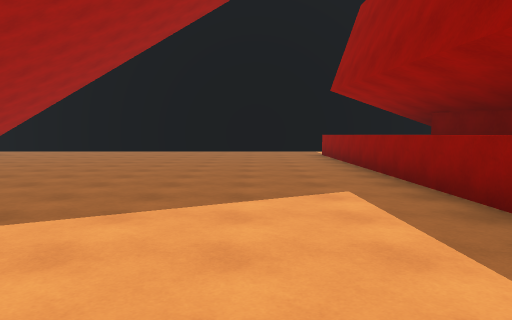
[1] (above)

24 first-person views from a walk through a scene from a Unity 3-D project. The camera is 1.4 m above the floor, tilts 4° down and sees 70° across. The floor is counted in squares, 2 m on a side. Each view is taken from the middle of a square. On the plan, view 1 faces up. The plan holds only what a view shows up to about 11 squares ahead; the rest is blank. The place goes on beyond the plan. Surface patterns are stand-ins for the level's own textures.

[2]
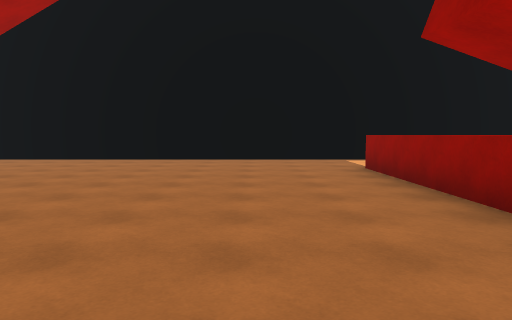

[3]
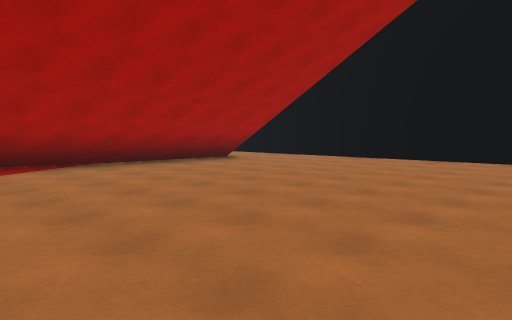

[4]
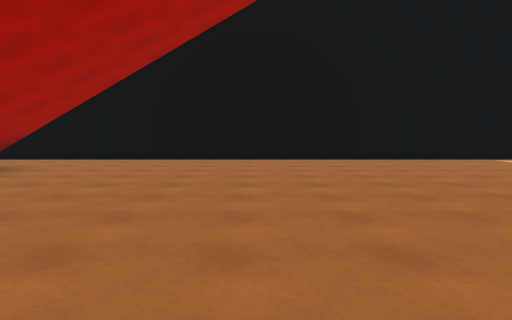

[5]
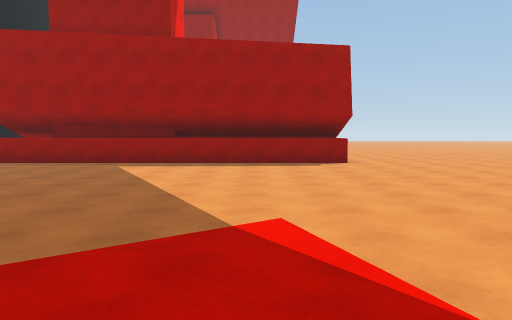

[6]
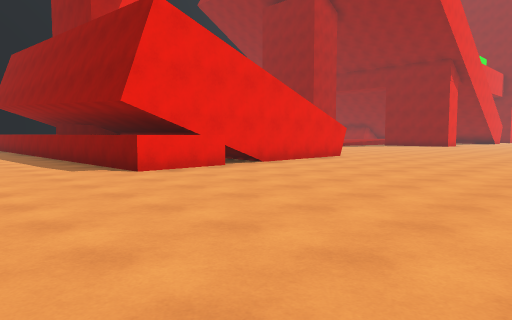

[7]
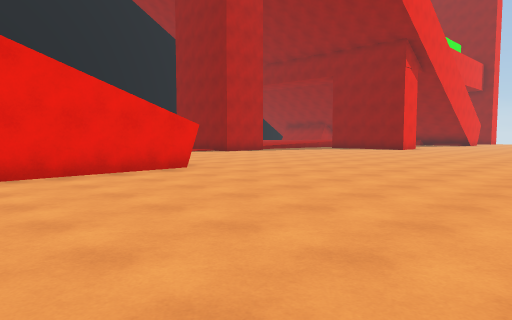

[8]
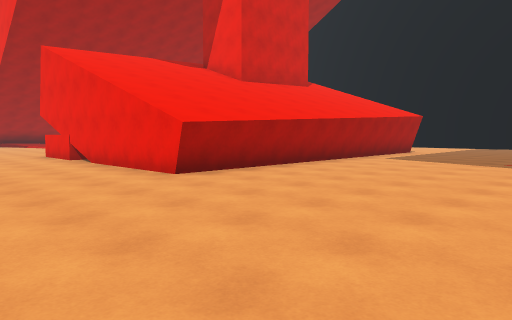

[9]
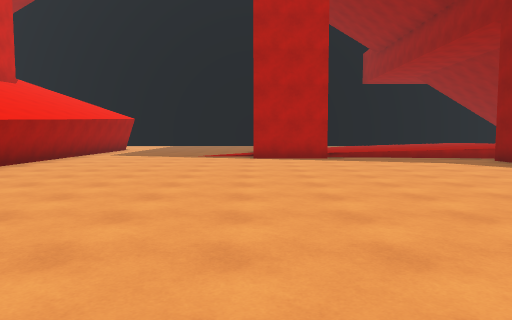

[10]
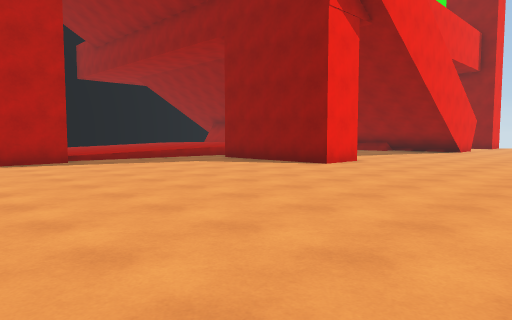

[11]
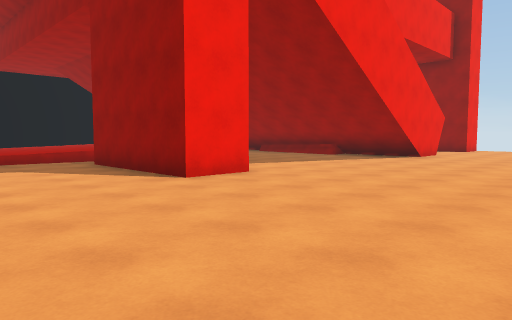

[12]
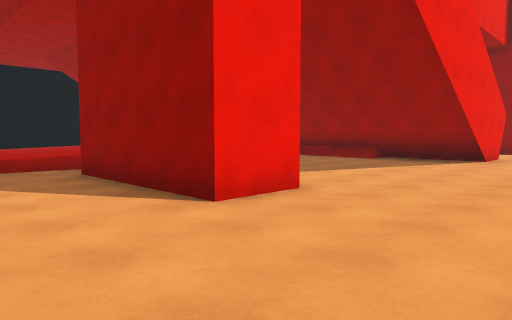

[13]
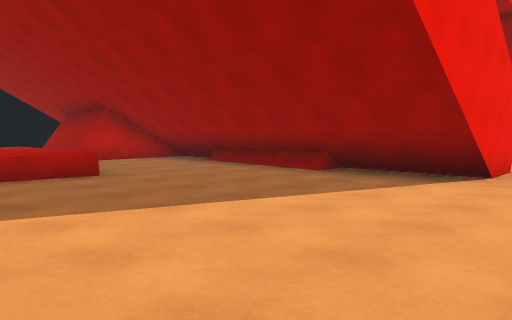

[14]
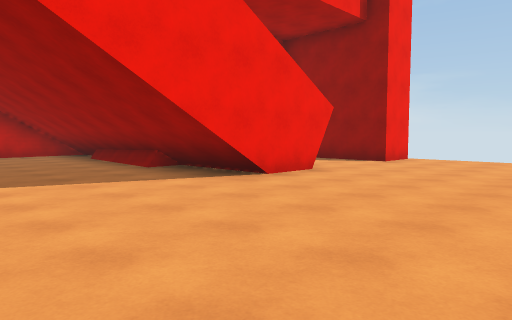

[15]
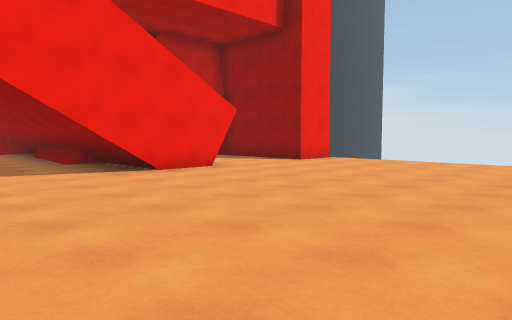

[16]
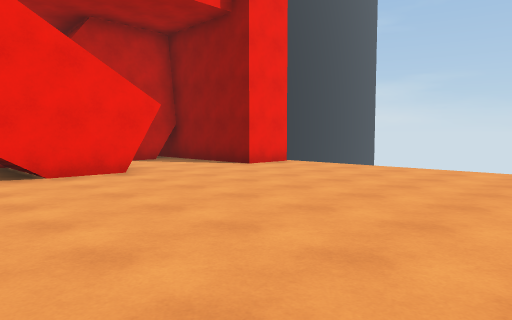

[17]
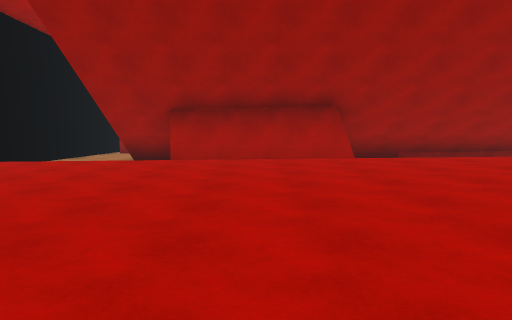

[18]
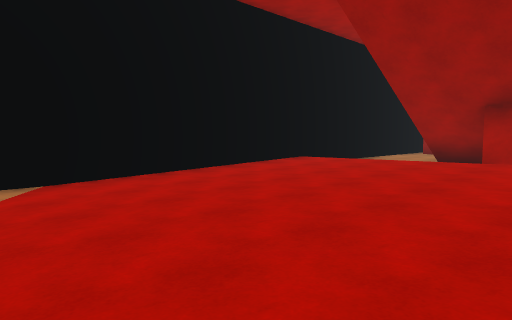

[19]
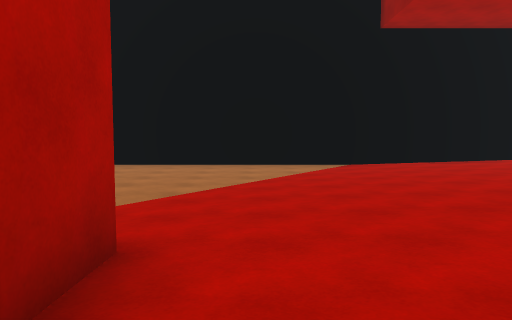

[20]
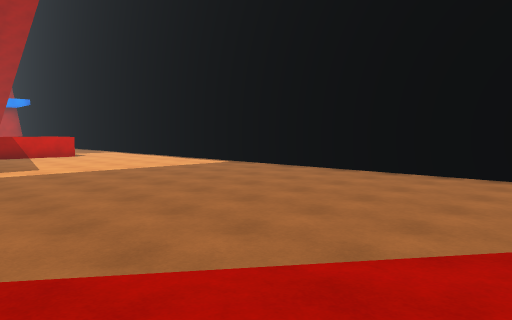

[21]
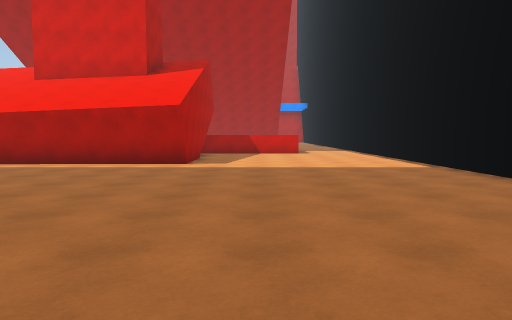

[22]
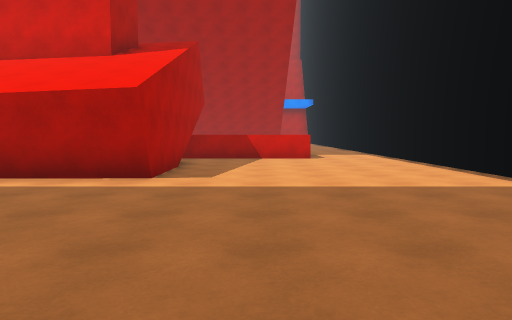

[23]
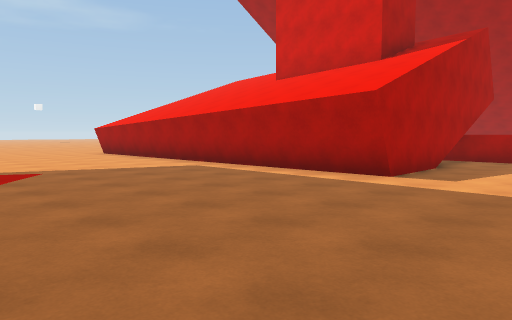

[24]
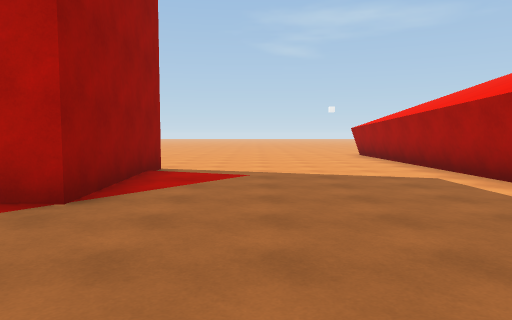

### Floor plan
Key: @ floor where view 1 was taken; # wall or solid block; . main floor; : floor 0.25 m higher than the main floor; + floor 0.5 m higher than the main floor; * floor 0.75 m higher than the main floor; / step, stairs or slope; = window, fence, low wall or low ledge; ^ raised ledge.
Columns run from 10 left of view 1 to 36 right of it. Each row starts with its distance up from view 1.
 15 #########################################
 14 ................................:::::/
 13 ................................::::+.
 12  #...........^^................::::++  #
 11  #...........^^...............::::+++###
 10  #...........^^..............:::::+++#
  9  #...........^######.........::::+++/#
  8  #...........^#    #........::::++++=#
  7  #...........^#    #.....###:::+++++=###
  6  #...........^#    #.....###:::++++*...#
  5       .......##    #.....# #::+++ **...#
  4       .......#     #.....###////+ **...#
  3     .........=#    #............  .....#
  2    ..........=#    #............# .....#   ##
  1   ::.........=#    #............# .....#  ..#
  0    //.....@..=#    #............#......#  ..#
 -1     .........=######............#......###..###
 -2       ........................................#
 -3        .......................................
 -4          .....................................
 -5          .....................................
 -6          .......................   ...........
 -7          ............... .          ..........
 -8          ....  ....                 ......

Where each view was taken, in squares from view 1:
view 1: 0 up, 0 right, facing up
view 2: 5 up, 0 right, facing up
view 3: 5 up, 1 left, facing up-left
view 4: 5 up, 4 left, facing up
view 5: 1 up, 8 left, facing right
view 6: 8 down, 1 left, facing up-right
view 7: 8 down, 5 right, facing up-right
view 8: 5 down, 15 right, facing up-left
view 9: 7 down, 15 right, facing up
view 10: 6 down, 14 right, facing up-right
view 11: 6 down, 18 right, facing up-right
view 12: 4 down, 19 right, facing up-right
view 13: 3 down, 23 right, facing up-right
view 14: 6 down, 25 right, facing up-right
view 15: 8 down, 26 right, facing up-right
view 16: 8 down, 28 right, facing up-right
view 17: 9 up, 19 right, facing right
view 18: 9 up, 19 right, facing up-right
view 19: 5 up, 18 right, facing up
view 20: 8 up, 18 right, facing up-left
view 21: 11 up, 18 right, facing left
view 22: 11 up, 15 right, facing left
view 23: 12 up, 15 right, facing down-left
view 24: 11 up, 13 right, facing down
